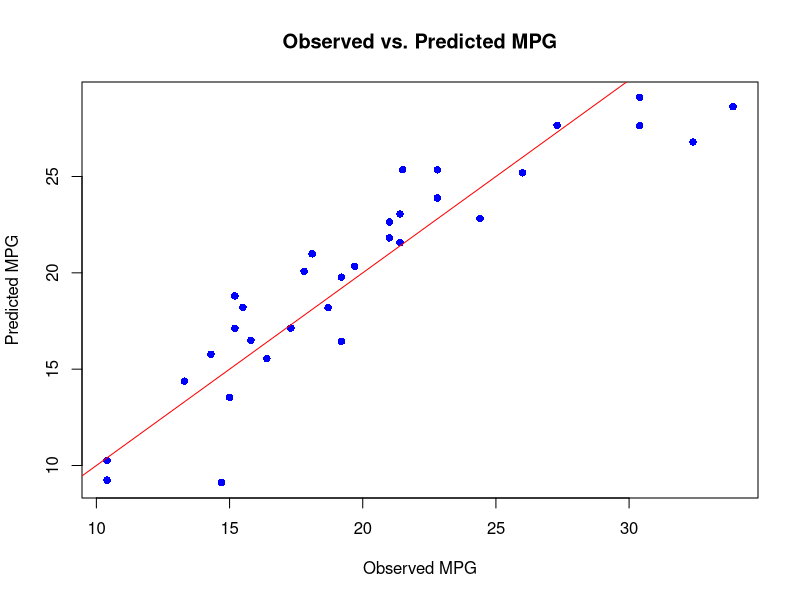

Here is the R script that generated this plot:
# Load the dataset
data(mtcars)

# Fit a multiple regression model
model <- lm(mpg ~ wt + hp + qsec, data = mtcars)

# Make predictions
predictions <- predict(model, newdata = mtcars)
print(predictions)

print(summary(model))

# Plot observed vs. predicted values
plot(mtcars$mpg, predictions,
     main = "Observed vs. Predicted MPG",
     xlab = "Observed MPG",
     ylab = "Predicted MPG",
     pch = 16, # Sets the point shape to solid circles
     col = "blue" # Sets the point color to blue
)

# Add a diagonal line for reference (perfect prediction)
abline(0, 1, col = "red")
